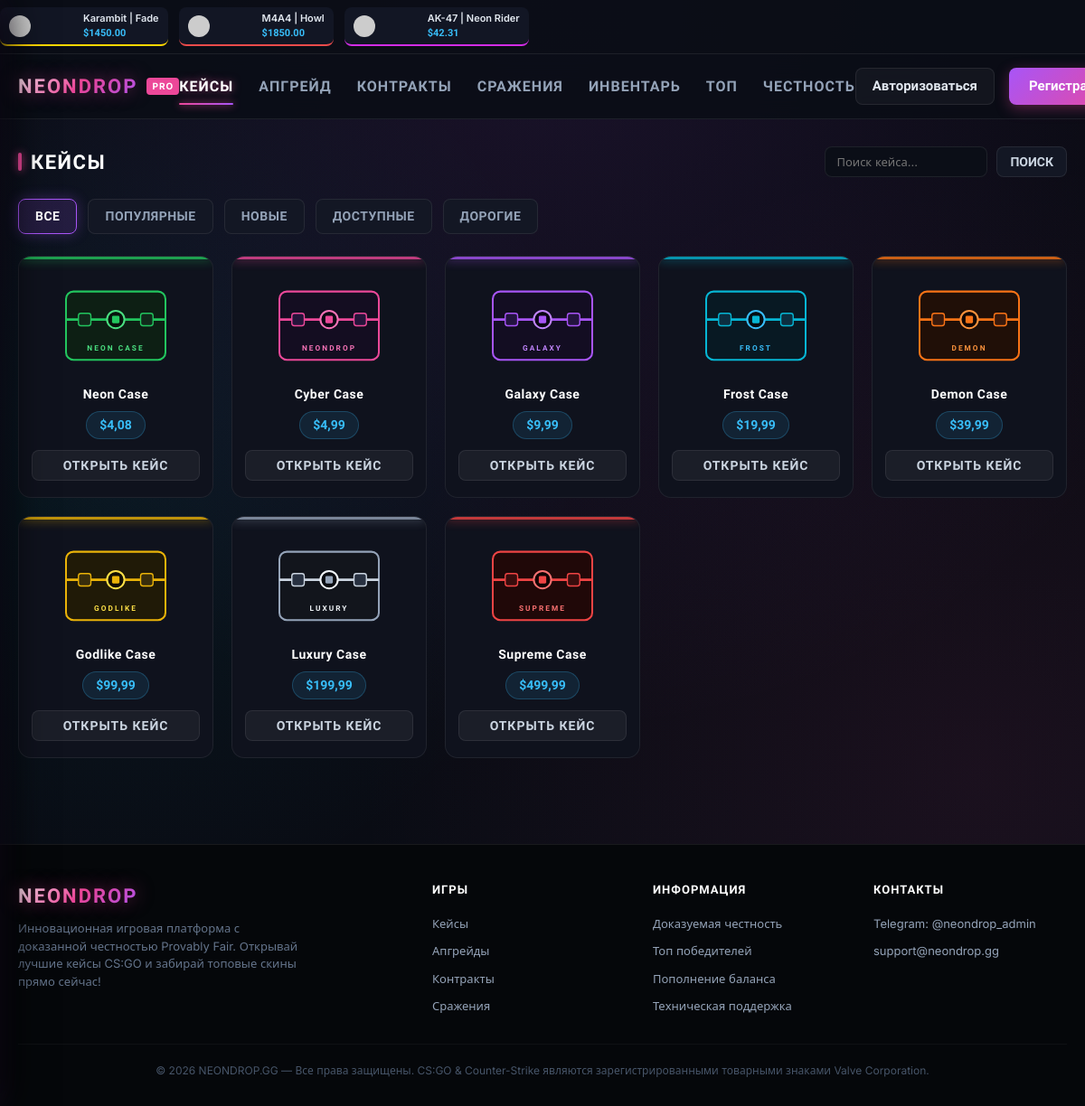
The page /cases/ on the database its author committed.
### cases/models.py (models this page shows, shortened)
class Category(models.Model):
    name = models.CharField(max_length=100, verbose_name="Название категории")
    slug = models.SlugField(max_length=100, unique=True, verbose_name="Слаг")
    order = models.PositiveIntegerField(default=0, verbose_name="Порядок")
    class Meta:
        verbose_name = "Категория кейсов"
        verbose_name_plural = "Категории кейсов"
        ordering = ['order', 'name']

class Case(models.Model):
    THEME_CHOICES = [
        ('neon-green', 'Neon Green (Зеленый)'),
        ('cyber-pink', 'Cyber Pink (Розовый/Маджента)'),
        ('galaxy-purple', 'Galaxy Purple (Фиолетовый)'),
        ('frost-cyan', 'Frost Cyan (Ледяной циан)'),
        ('demon-orange', 'Demon Orange (Огненный)'),
        ('godlike-gold', 'Godlike Gold (Золотой)'),
        ('luxury-silver', 'Luxury Silver (Серебряный)'),
        ('supreme-red', 'Supreme Red (Кровавый)'),
    ]
    THEME_ACCENT_COLORS = {
        'neon-green': '#22c55e',
        'cyber-pink': '#ec4899',
        'galaxy-purple': '#a855f7',
        'frost-cyan': '#06b6d4',
        'demon-orange': '#f97316',
        'godlike-gold': '#eab308',
        'luxury-silver': '#94a3b8',
        'supreme-red': '#ef4444',
    }
    name = models.CharField(max_length=150, verbose_name="Название кейса")
    slug = models.SlugField(max_length=150, unique=True, verbose_name="Слаг")
    category = models.ForeignKey(Category, on_delete=models.SET_NULL, null=True, blank=True, related_name='cases', verbose_name="Категория")
    price = models.DecimalField(max_digits=10, decimal_places=2, verbose_name="Цена открытия ($)")
    image = models.ImageField(upload_to='cases/', blank=True, null=True, verbose_name="Изображение кейса")
    image_url = models.CharField(max_length=500, blank=True, null=True, verbose_name="URL Изображения / SVG ID")
    color_theme = models.CharField(max_length=30, choices=THEME_CHOICES, default='cyber-pink', verbose_name="Цветовая тема")
    active = models.BooleanField(default=True, verbose_name="Активен")
    is_popular = models.BooleanField(default=False, verbose_name="Популярный кейс (на главной)")
    is_new = models.BooleanField(default=False, verbose_name="Новый кейс")
    order = models.PositiveIntegerField(default=0, verbose_name="Порядок сортировки")
    created_at = models.DateTimeField(auto_now_add=True, verbose_name="Дата создания")
    class Meta:
        verbose_name = "Кейс"
        verbose_name_plural = "Кейсы"
        ordering = ['order', 'price']
    @property
    def accent_color(self):
        return self.THEME_ACCENT_COLORS.get(self.color_theme, '#ec4899')

### cases/views.py (the view)
# urls.py: path('cases/', views.cases_list_view, name='cases_list'),
def cases_list_view(request):
    categories = Category.objects.all()
    active_category = request.GET.get('category', 'all')
    search_query = request.GET.get('q', '').strip()
    price_min = request.GET.get('min_price')
    price_max = request.GET.get('max_price')
    cases = Case.objects.filter(active=True)
    if active_category == 'popular':
        cases = cases.filter(is_popular=True)
    elif active_category == 'new':
        cases = cases.filter(is_new=True)
    elif active_category == 'affordable' and request.user.is_authenticated:
        cases = cases.filter(price__lte=request.user.profile.balance)
    elif active_category != 'all' and active_category != '':
        cases = cases.filter(category__slug=active_category)
    if search_query:
        cases = cases.filter(name__icontains=search_query)
    if price_min:
        try:
            cases = cases.filter(price__gte=Decimal(price_min))
        except Exception:
            pass
    if price_max:
        try:
            cases = cases.filter(price__lte=Decimal(price_max))
        except Exception:
            pass
    cases = cases.order_by('order', 'price')
    context = {
        'cases': cases,
        'categories': categories,
        'active_category': active_category,
        'search_query': search_query,
        'price_min': price_min or 0,
        'price_max': price_max or 1000,
        'active_tab': 'cases',
    }
    return render(request, 'cases.html', context)

### templates/cases.html (shortened to what this page needs)
{% extends 'base.html' %}
{% load static humanize %}
{% block content %}
<div class="container" style="padding-top: 30px; padding-bottom: 50px;">
  <div class="section-header" style="flex-wrap: wrap; gap: 16px;">
    <h1 class="section-title">КЕЙСЫ</h1>
    <form method="get" action="{% url 'cases:cases_list' %}" style="display: flex; gap: 10px; align-items: center;">
      <input type="text" name="q" value="{{ search_query }}" placeholder="Поиск кейса..." class="input-cyber" style="width: 180px; padding: 8px 12px; font-size: 13px;">
      <button type="submit" class="btn-cyber-outline" style="padding: 8px 14px;">Поиск</button>
    </form>
  </div>
  <div class="filter-tabs-bar">
    <a href="{% url 'cases:cases_list' %}?category=all" class="filter-chip {% if active_category == 'all' or not active_category %}active{% endif %}">
      ВСЕ
    </a>
    <a href="{% url 'cases:cases_list' %}?category=popular" class="filter-chip {% if active_category == 'popular' %}active{% endif %}">
      ПОПУЛЯРНЫЕ
    </a>
    <a href="{% url 'cases:cases_list' %}?category=new" class="filter-chip {% if active_category == 'new' %}active{% endif %}">
      НОВЫЕ
    </a>
    {% for cat in categories %}
      {% if cat.slug != 'popular' and cat.slug != 'new' %}
      <a href="{% url 'cases:cases_list' %}?category={{ cat.slug }}" class="filter-chip {% if active_category == cat.slug %}active{% endif %}">
        {{ cat.name|upper }}
      </a>
      {% endif %}
    {% endfor %}
  </div>
  <div class="cases-grid">
    {% for case in cases %}
      <a href="{% url 'cases:case_detail' case.slug %}" class="case-card" style="--case-accent: {{ case.accent_color }};">
        <div class="case-card-img-wrapper">
          <svg class="case-card-img" viewBox="0 0 200 160">
            <use href="#icon-case-{{ case.color_theme }}"></use>
          </svg>
        </div>
        <h3 class="case-card-name">{{ case.name }}</h3>
        <div class="case-card-price">${{ case.price|floatformat:2 }}</div>
        <button class="case-card-btn">ОТКРЫТЬ КЕЙС</button>
      </a>
    {% empty %}
      <div style="grid-column: 1 / -1; text-align: center; padding: 60px 20px; color: #94a3b8;">
        <h3>Кейсы не найдены по вашему запросу</h3>
        <a href="{% url 'cases:cases_list' %}" class="btn-cyber-outline" style="margin-top: 15px; display: inline-block;">Сбросить фильтры</a>
      </div>
    {% endfor %}
  </div>
</div>
{% endblock %}

### templates/base.html (shortened to what this page needs)
{% load static humanize %}
<!DOCTYPE html>
<html lang="ru">
<head>
  <link rel="stylesheet" href="{% static 'css/main.css' %}">
  <link rel="stylesheet" href="{% static 'css/components.css' %}">
  <link rel="stylesheet" href="{% static 'css/roulette.css' %}">
  <link rel="stylesheet" href="{% static 'css/responsive.css' %}">
</head>
<body>
  <div class="live-drops-bar">
    <div class="live-drops-track" id="liveDropsTrack">
      {% for drop in recent_drops %}
      <div class="drop-item-chip" style="border-bottom-color: {{ drop.item.rarity_color }};">
        <img src="{{ drop.user.profile.display_avatar }}" class="drop-chip-user-avatar" alt="{{ drop.user.username }}">
        <svg class="drop-chip-weapon-icon"><use href="#icon-{{ drop.item.image_url|default:'generic_weapon' }}"></use></svg>
        <div class="drop-chip-info">
          <span class="drop-chip-name">{{ drop.item.name }}</span>
          <span class="drop-chip-price">${{ drop.item.value|floatformat:2 }}</span>
        </div>
      </div>
      {% empty %}
      <div class="drop-item-chip" style="border-bottom-color: #ffd700;">
        <img src="https://api.dicebear.com/7.x/bottts/svg?seed=Smoke" class="drop-chip-user-avatar" alt="User">
        <svg class="drop-chip-weapon-icon"><use href="#icon-knife_karambit_fade"></use></svg>
        <div class="drop-chip-info">
          <span class="drop-chip-name">Karambit | Fade</span>
          <span class="drop-chip-price">$1450.00</span>
        </div>
      </div>
      <div class="drop-item-chip" style="border-bottom-color: #eb4b4b;">
        <img src="https://api.dicebear.com/7.x/bottts/svg?seed=Reed" class="drop-chip-user-avatar" alt="User">
        <svg class="drop-chip-weapon-icon"><use href="#icon-m4a4_howl"></use></svg>
        <div class="drop-chip-info">
          <span class="drop-chip-name">M4A4 | Howl</span>
          <span class="drop-chip-price">$1850.00</span>
        </div>
      </div>
      <div class="drop-item-chip" style="border-bottom-color: #d32ce6;">
        <img src="https://api.dicebear.com/7.x/bottts/svg?seed=Shroud" class="drop-chip-user-avatar" alt="User">
        <svg class="drop-chip-weapon-icon"><use href="#icon-ak47_neon_rider"></use></svg>
        <div class="drop-chip-info">
          <span class="drop-chip-name">AK-47 | Neon Rider</span>
          <span class="drop-chip-price">$42.31</span>
        </div>
      </div>
      {% endfor %}
    </div>
  </div>
  <header class="site-header">
    <div class="container header-inner">
      <div style="display: flex; align-items: center; gap: 10px;">
        <a href="{% url 'cases:home' %}" class="logo-wrapper">
          <span class="logo-text">NEONDROP</span>
          <span class="logo-badge">PRO</span>
        </a>
      </div>
      <nav class="main-nav">
        <a href="{% url 'cases:cases_list' %}" class="nav-link {% if active_tab == 'cases' %}active{% endif %}">Кейсы</a>
        <a href="{% url 'upgrades:index' %}" class="nav-link {% if active_tab == 'upgrade' %}active{% endif %}">Апгрейд</a>
        <a href="{% url 'contracts:index' %}" class="nav-link {% if active_tab == 'contracts' %}active{% endif %}">Контракты</a>
        <a href="{% url 'battles:index' %}" class="nav-link {% if active_tab == 'battles' %}active{% endif %}">Сражения</a>
        <a href="{% url 'inventory:index' %}" class="nav-link {% if active_tab == 'inventory' %}active{% endif %}">Инвентарь</a>
        <a href="{% url 'cases:top' %}" class="nav-link {% if active_tab == 'top' %}active{% endif %}">Топ</a>
        <a href="{% url 'cases:fairness' %}" class="nav-link {% if active_tab == 'fairness' %}active{% endif %}">Честность</a>
      </nav>
      <div class="header-actions">
        {% if user.is_authenticated %}
          <div class="balance-pill">
            <span class="balance-amount user-balance-val">${{ user_balance|floatformat:2|intcomma }}</span>
            <a href="{% url 'payments:deposit' %}" class="btn-topup-plus" title="Пополнить баланс">+</a>
          </div>
          <a href="{% url 'users:profile' %}" class="user-menu-trigger">
            <img src="{{ user_profile.display_avatar }}" alt="{{ user.username }}" class="user-avatar-sm">
            <span class="user-name-sm">{{ user.username }}</span>
          </a>
          <form action="{% url 'users:logout' %}" method="post" class="desktop-logout-form" style="display: inline;">
            {% csrf_token %}
            <button type="submit" class="btn-logout-icon" title="Выйти">
              <svg width="18" height="18" viewBox="0 0 24 24" fill="none" stroke="currentColor" stroke-width="2"><path d="M9 21H5a2 2 0 0 1-2-2V5a2 2 0 0 1 2-2h4"></path><polyline points="16 17 21 12 16 7"></polyline><line x1="21" y1="12" x2="9" y2="12"></line></svg>
            </button>
          </form>
        {% else %}
          <a href="{% url 'users:login' %}" class="btn-login">Авторизоваться</a>
          <a href="{% url 'users:register' %}" class="btn-register">Регистрация</a>
        {% endif %}
      </div>
    </div>
  </header>
  <main class="main-content-wrapper">
    {% block content %}{% endblock %}
  </main>
  <footer class="site-footer">
    <div class="container">
      <div class="footer-grid">
        <div class="footer-brand">
          <div class="logo-wrapper">
            <span class="logo-text">NEONDROP</span>
          </div>
          <p>Инновационная игровая платформа с доказанной честностью Provably Fair. Открывай лучшие кейсы CS:GO и забирай топовые скины прямо сейчас!</p>
        </div>
        <div>
          <h4 class="footer-heading">Игры</h4>
          <ul class="footer-links">
            <li><a href="{% url 'cases:cases_list' %}">Кейсы</a></li>
            <li><a href="{% url 'upgrades:index' %}">Апгрейды</a></li>
            <li><a href="{% url 'contracts:index' %}">Контракты</a></li>
            <li><a href="{% url 'battles:index' %}">Сражения</a></li>
          </ul>
        </div>
        <div>
          <h4 class="footer-heading">Информация</h4>
          <ul class="footer-links">
            <li><a href="{% url 'cases:fairness' %}">Доказуемая честность</a></li>
            <li><a href="{% url 'cases:top' %}">Топ победителей</a></li>
            <li><a href="{% url 'payments:deposit' %}">Пополнение баланса</a></li>
            <li><a href="https://t.me/neondrop_admin" target="_blank">Техническая поддержка</a></li>
          </ul>
        </div>
        <div>
          <h4 class="footer-heading">Контакты</h4>
          <ul class="footer-links">
            <li><a href="https://t.me/neondrop_admin" target="_blank">Telegram: @neondrop_admin</a></li>
            <li><a href="mailto:support@neondrop.gg">support@neondrop.gg</a></li>
          </ul>
        </div>
      </div>
      <div class="footer-bottom">
        <p>&copy; 2026 NEONDROP.GG — Все права защищены. CS:GO & Counter-Strike являются зарегистрированными товарными знаками Valve Corporation.</p>
      </div>
    </div>
  </footer>
</body>
</html>

### rows shown on the page
Category: name "ДОСТУПНЫЕ"
Category: name "ДОРОГИЕ"
Case: name "Neon Case", price "4,08"
Case: name "Cyber Case", price "4,99"
Case: name "Galaxy Case", price "9,99"
Case: name "Frost Case", price "19,99"
Case: name "Demon Case", price "39,99"
Case: name "Godlike Case", price "99,99"
Case: name "Luxury Case", price "199,99"
Case: name "Supreme Case", price "499,99"
